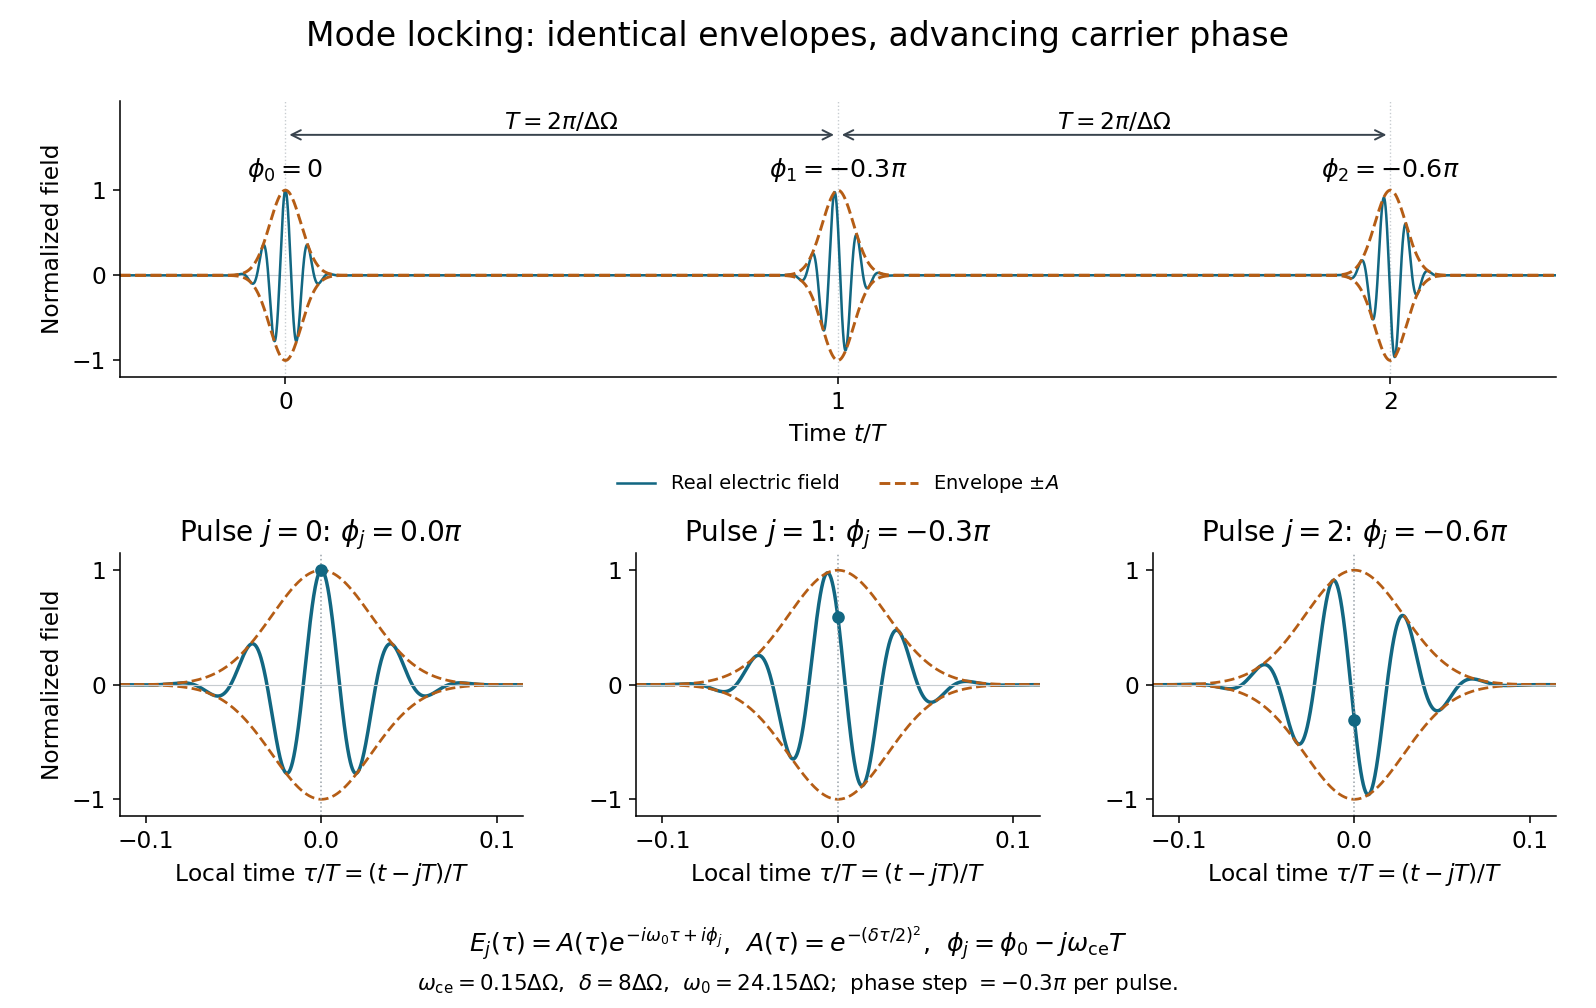

Generate this figure with Python:
"""Original pulse-train illustration; tested with Python 3.14, NumPy 2.3.5,
Matplotlib 3.10.7. Run from the desired PNG output directory.
"""

from pathlib import Path

import matplotlib

matplotlib.use("Agg")
import matplotlib.pyplot as plt
import numpy as np


def main():
    plt.rcParams.update({"font.size": 12, "axes.spines.top": False,
                         "axes.spines.right": False, "figure.facecolor": "white"})
    spacing = 1.0
    period = 2 * np.pi / spacing
    delta = 8 * spacing
    omega_ce = 0.15 * spacing
    omega0 = 24.15 * spacing
    phases = -np.arange(3) * omega_ce * period
    blue, orange = "#126782", "#b55d15"
    fig = plt.figure(figsize=(11.4, 7.2))
    grid = fig.add_gridspec(2, 3, height_ratios=(1.05, 1), hspace=0.65)
    train = fig.add_subplot(grid[0, :])
    time = np.linspace(-0.3, 2.3, 16000)
    field = np.zeros_like(time)
    upper = np.zeros_like(time)
    for j, phase in enumerate(phases):
        tau = (time - j) * period
        envelope = np.exp(-(delta * tau / 2) ** 2)
        field += envelope * np.cos(omega0 * tau - phase)
        upper += envelope
    train.plot(time, field, color=blue, lw=1.3, label="Real electric field")
    train.plot(time, upper, color=orange, lw=1.5, ls="--", label=r"Envelope $\pm A$")
    train.plot(time, -upper, color=orange, lw=1.5, ls="--")
    train.axhline(0, color="#c7ccd0", lw=0.6, zorder=0)
    for j, label in enumerate((r"$\phi_0=0$", r"$\phi_1=-0.3\pi$", r"$\phi_2=-0.6\pi$")):
        train.text(j, 1.15, label, ha="center", fontsize=13)
        train.axvline(j, color="#c7ccd0", ls=":", lw=0.7, zorder=0)
    for start in (0, 1):
        train.annotate("", (start, 1.65), (start + 1, 1.65),
                       arrowprops={"arrowstyle": "<->", "color": "#38434d"})
        train.text(start + 0.5, 1.72, r"$T=2\pi/\Delta\Omega$", ha="center")
    train.set(xlim=(-0.3, 2.3), ylim=(-1.2, 2.05), xticks=(0, 1, 2),
              yticks=(-1, 0, 1), xlabel=r"Time $t/T$", ylabel="Normalized field")
    train.legend(loc="upper center", bbox_to_anchor=(0.5, -0.28),
                 ncol=2, frameon=False, fontsize=10)
    local = np.linspace(-0.115, 0.115, 1600)
    tau = local * period
    envelope = np.exp(-(delta * tau / 2) ** 2)
    for j, phase in enumerate(phases):
        ax = fig.add_subplot(grid[1, j])
        ax.plot(local, envelope * np.cos(omega0 * tau - phase), color=blue, lw=1.8)
        ax.plot(local, envelope, color=orange, ls="--", lw=1.4)
        ax.plot(local, -envelope, color=orange, ls="--", lw=1.4)
        ax.axvline(0, color="#9aa3aa", lw=0.8, ls=":")
        ax.axhline(0, color="#c7ccd0", lw=0.6)
        ax.scatter([0], [np.cos(phase)], color=blue, s=30, zorder=4)
        ax.set(xlim=(-0.115, 0.115), ylim=(-1.15, 1.15),
               xticks=(-0.1, 0, 0.1), yticks=(-1, 0, 1),
               xlabel=r"Local time $\tau/T=(t-jT)/T$",
               title=rf"Pulse $j={j}$: $\phi_j={phase / np.pi:.1f}\pi$")
        if j == 0:
            ax.set_ylabel("Normalized field")
    fig.suptitle("Mode locking: identical envelopes, advancing carrier phase", fontsize=17, y=0.98)
    fig.text(0.5, 0.055,
             r"$E_j(\tau)=A(\tau)e^{-i\omega_0\tau+i\phi_j}$,  "
             r"$A(\tau)=e^{-(\delta\tau/2)^2}$,  "
             r"$\phi_j=\phi_0-j\omega_{\rm ce}T$", ha="center", fontsize=13)
    fig.text(0.5, 0.018,
             r"$\omega_{\rm ce}=0.15\Delta\Omega$,  $\delta=8\Delta\Omega$,  "
             r"$\omega_0=24.15\Delta\Omega$;  phase step $=-0.3\pi$ per pulse.",
             ha="center", fontsize=11)
    fig.subplots_adjust(left=0.075, right=0.975, bottom=0.19, top=0.9, wspace=0.28)
    fig.savefig(Path.cwd() / Path(__file__).with_suffix(".png").name,
                dpi=140, facecolor="white", transparent=False,
                metadata={"Software": "Matplotlib"})
    plt.close(fig)


if __name__ == "__main__":
    main()
